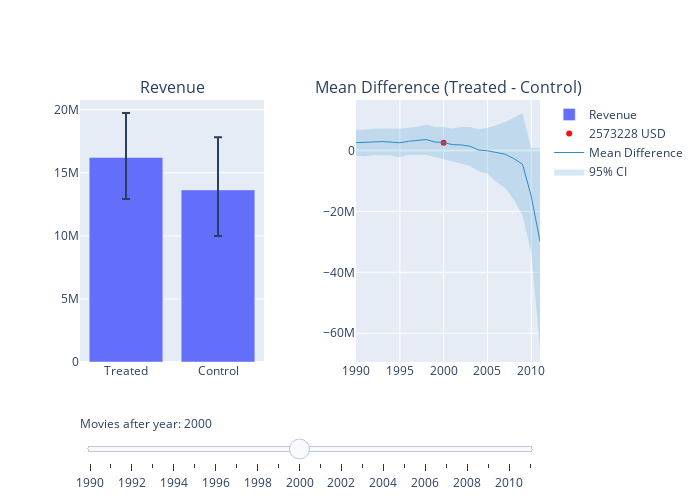

Notebook code for this chart:
### Code cell
# Create figure
fig = make_subplots(rows=1, 
       cols=2, 
       start_cell="bottom-left", 
       subplot_titles=('Revenue','Mean Difference (Treated - Control)'),
       horizontal_spacing  = 0.2)

# 0.5

# Add traces, one for each slider step
for idx in range(22):
    fig.add_trace(go.Bar(
        visible=False,
        name='Revenue',
        x=['Treated', 'Control'], y=[treated_mean[idx], control_mean[idx]],
        error_y=dict(type='data', array=[treated_ci_upper[idx], control_ci_upper[idx]], arrayminus=[treated_ci_lower[idx], control_ci_lower[idx]]),
    ),row=1, col=1
)
    
for idx, threshold in enumerate(np.arange(1990, 2012)):
    fig.add_trace(
        go.Scatter(
            visible=False,
            name=str(round(mean_diffs[idx])) + ' USD',
            line=dict(color="#FB0D0D", width=15),
            x=[threshold],
            y=[mean_diffs[idx]],
            mode="markers"
        ), row=1, col=2
    )

fig.add_trace(
    go.Scatter(
        visible=True,
        line=dict(color='rgba(47, 138, 196, 1)', width=1),
        x=np.arange(1990, 2012),
        y=mean_diffs,
        name="Mean Difference",
        mode="lines"
    ), row=1, col=2
)

# add 95% CI
fig.add_trace(
    go.Scatter(
        visible=True,
        x=[i for i in range(1990, 2012)]+ [i for i in range(1990, 2012)][::-1], # x, then x reversed
        y=mean_diffs_ci_upper+mean_diffs_ci_lower[::-1], # upper, then lower reversed
        fill='toself',
        fillcolor="rgba(47, 138, 196, 0.2)",
        line=dict(color='rgba(255,255,255,0)'),
        hoverinfo="skip",
        name='95% CI',
        showlegend=True
    ), row=1, col=2
)

# Make 10th trace visible
fig.data[10].visible = True
fig.data[32].visible = True
fig.data[44].visible = True
fig.data[45].visible = True


# Create and add slider
steps = []
for idx, year in enumerate(np.arange(1990, 2012)):
    step = dict(
        method="update",
        args=[{"visible": [False] * len(fig.data)}],  # layout attribute
        label=str(year)  # update the label to remove "step"
    )
    step["args"][0]["visible"][idx] = True  
    step["args"][0]["visible"][idx + 22] = True 
    step["args"][0]["visible"][44] = True 
    step["args"][0]["visible"][45] = True 
    steps.append(step)
    
    sliders = [dict(
    active= 10,
    currentvalue={"prefix": "Movies after year: "}, 
    pad={"t": 50},
    steps=steps
)]


fig.update_layout(
    width=700,
    height=500,
    sliders=sliders
)


fig.show()
fig.write_html("./plots/mean_difference_gender_1.html")

### Figure 1 — Plotly figure (JSON) as saved in the notebook; plotly's stock layout.template omitted (floating-point values rounded to 4 significant figures)
{"data": [{"error_y": {"array": [3010000.0, 3409000.0], "arrayminus": [2827000.0, 2967000.0], "type": "data"}, "name": "Revenue", "type": "bar", "visible": false, "x": ["Treated", "Control"], "xaxis": "x", "y": [16030000.0, 13470000.0], "yaxis": "y"}, {"error_y": {"array": [2954000.0, 3346000.0], "arrayminus": [2800000.0, 3059000.0], "type": "data"}, "name": "Revenue", "type": "bar", "visible": false, "x": ["Treated", "Control"], "xaxis": "x", "y": [16090000.0, 13520000.0], "yaxis": "y"}, {"error_y": {"array": [3022000.0, 3382000.0], "arrayminus": [2797000.0, 3049000.0], "type": "data"}, "name": "Revenue", "type": "bar", "visible": false, "x": ["Treated", "Control"], "xaxis": "x", "y": [16170000.0, 13360000.0], "yaxis": "y"}, {"error_y": {"array": [3073000.0, 3410000.0], "arrayminus": [2897000.0, 3099000.0], "type": "data"}, "name": "Revenue", "type": "bar", "visible": false, "x": ["Treated", "Control"], "xaxis": "x", "y": [16480000.0, 13550000.0], "yaxis": "y"}, {"error_y": {"array": [3095000.0, 3442000.0], "arrayminus": [2848000.0, 3095000.0], "type": "data"}, "name": "Revenue", "type": "bar", "visible": false, "x": ["Treated", "Control"], "xaxis": "x", "y": [16440000.0, 13610000.0], "yaxis": "y"}, {"error_y": {"array": [3146000.0, 3764000.0], "arrayminus": [2907000.0, 3311000.0], "type": "data"}, "name": "Revenue", "type": "bar", "visible": false, "x": ["Treated", "Control"], "xaxis": "x", "y": [16580000.0, 14040000.0], "yaxis": "y"}, {"error_y": {"array": [3113000.0, 3393000.0], "arrayminus": [2895000.0, 3094000.0], "type": "data"}, "name": "Revenue", "type": "bar", "visible": false, "x": ["Treated", "Control"], "xaxis": "x", "y": [16520000.0, 13490000.0], "yaxis": "y"}, {"error_y": {"array": [3271000.0, 3592000.0], "arrayminus": [2952000.0, 3286000.0], "type": "data"}, "name": "Revenue", "type": "bar", "visible": false, "x": ["Treated", "Control"], "xaxis": "x", "y": [16750000.0, 13550000.0], "yaxis": "y"}, {"error_y": {"array": [3379000.0, 3828000.0], "arrayminus": [3248000.0, 3403000.0], "type": "data"}, "name": "Revenue", "type": "bar", "visible": false, "x": ["Treated", "Control"], "xaxis": "x", "y": [16930000.0, 13340000.0], "yaxis": "y"}, {"error_y": {"array": [3504000.0, 3844000.0], "arrayminus": [3236000.0, 3440000.0], "type": "data"}, "name": "Revenue", "type": "bar", "visible": false, "x": ["Treated", "Control"], "xaxis": "x", "y": [16340000.0, 13540000.0], "yaxis": "y"}, {"error_y": {"array": [3516000.0, 4168000.0], "arrayminus": [3304000.0, 3660000.0], "type": "data"}, "name": "Revenue", "type": "bar", "visible": true, "x": ["Treated", "Control"], "xaxis": "x", "y": [16220000.0, 13640000.0], "yaxis": "y"}, {"error_y": {"array": [3612000.0, 4494000.0], "arrayminus": [3347000.0, 3914000.0], "type": "data"}, "name": "Revenue", "type": "bar", "visible": false, "x": ["Treated", "Control"], "xaxis": "x", "y": [15980000.0, 14050000.0], "yaxis": "y"}, {"error_y": {"array": [3930000.0, 4938000.0], "arrayminus": [3655000.0, 4311000.0], "type": "data"}, "name": "Revenue", "type": "bar", "visible": false, "x": ["Treated", "Control"], "xaxis": "x", "y": [16220000.0, 14400000.0], "yaxis": "y"}, {"error_y": {"array": [4396000.0, 5122000.0], "arrayminus": [3921000.0, 4586000.0], "type": "data"}, "name": "Revenue", "type": "bar", "visible": false, "x": ["Treated", "Control"], "xaxis": "x", "y": [16320000.0, 14910000.0], "yaxis": "y"}, {"error_y": {"array": [4695000.0, 5464000.0], "arrayminus": [4252000.0, 4934000.0], "type": "data"}, "name": "Revenue", "type": "bar", "visible": false, "x": ["Treated", "Control"], "xaxis": "x", "y": [15680000.0, 15550000.0], "yaxis": "y"}, {"error_y": {"array": [4982000.0, 6365000.0], "arrayminus": [4489000.0, 5514000.0], "type": "data"}, "name": "Revenue", "type": "bar", "visible": false, "x": ["Treated", "Control"], "xaxis": "x", "y": [16050000.0, 16150000.0], "yaxis": "y"}, {"error_y": {"array": [6037000.0, 7717000.0], "arrayminus": [5291000.0, 6796000.0], "type": "data"}, "name": "Revenue", "type": "bar", "visible": false, "x": ["Treated", "Control"], "xaxis": "x", "y": [18160000.0, 18830000.0], "yaxis": "y"}, {"error_y": {"array": [7270000.0, 9007000.0], "arrayminus": [6148000.0, 7716000.0], "type": "data"}, "name": "Revenue", "type": "bar", "visible": false, "x": ["Treated", "Control"], "xaxis": "x", "y": [18670000.0, 19880000.0], "yaxis": "y"}, {"error_y": {"array": [9127000.0, 10980000.0], "arrayminus": [7347000.0, 9708000.0], "type": "data"}, "name": "Revenue", "type": "bar", "visible": false, "x": ["Treated", "Control"], "xaxis": "x", "y": [18430000.0, 21070000.0], "yaxis": "y"}, {"error_y": {"array": [11630000.0, 13260000.0], "arrayminus": [9533000.0, 11510000.0], "type": "data"}, "name": "Revenue", "type": "bar", "visible": false, "x": ["Treated", "Control"], "xaxis": "x", "y": [20900000.0, 25390000.0], "yaxis": "y"}, {"error_y": {"array": [6360000.0, 17370000.0], "arrayminus": [5340000.0, 14910000.0], "type": "data"}, "name": "Revenue", "type": "bar", "visible": false, "x": ["Treated", "Control"], "xaxis": "x", "y": [13240000.0, 28220000.0], "yaxis": "y"}, {"error_y": {"array": [10430000.0, 33860000.0], "arrayminus": [8589000.0, 29890000.0], "type": "data"}, "name": "Revenue", "type": "bar", "visible": false, "x": ["Treated", "Control"], "xaxis": "x", "y": [15100000.0, 44940000.0], "yaxis": "y"}, {"line": {"color": "#FB0D0D", "width": 15}, "mode": "markers", "name": "2566247 USD", "type": "scatter", "visible": false, "x": [1990], "xaxis": "x2", "y": [2566000.0], "yaxis": "y2"}, {"line": {"color": "#FB0D0D", "width": 15}, "mode": "markers", "name": "2567334 USD", "type": "scatter", "visible": false, "x": [1991], "xaxis": "x2", "y": [2567000.0], "yaxis": "y2"}, {"line": {"color": "#FB0D0D", "width": 15}, "mode": "markers", "name": "2808195 USD", "type": "scatter", "visible": false, "x": [1992], "xaxis": "x2", "y": [2808000.0], "yaxis": "y2"}, {"line": {"color": "#FB0D0D", "width": 15}, "mode": "markers", "name": "2933676 USD", "type": "scatter", "visible": false, "x": [1993], "xaxis": "x2", "y": [2934000.0], "yaxis": "y2"}, {"line": {"color": "#FB0D0D", "width": 15}, "mode": "markers", "name": "2821834 USD", "type": "scatter", "visible": false, "x": [1994], "xaxis": "x2", "y": [2822000.0], "yaxis": "y2"}, {"line": {"color": "#FB0D0D", "width": 15}, "mode": "markers", "name": "2544042 USD", "type": "scatter", "visible": false, "x": [1995], "xaxis": "x2", "y": [2544000.0], "yaxis": "y2"}, {"line": {"color": "#FB0D0D", "width": 15}, "mode": "markers", "name": "3025648 USD", "type": "scatter", "visible": false, "x": [1996], "xaxis": "x2", "y": [3026000.0], "yaxis": "y2"}, {"line": {"color": "#FB0D0D", "width": 15}, "mode": "markers", "name": "3204335 USD", "type": "scatter", "visible": false, "x": [1997], "xaxis": "x2", "y": [3204000.0], "yaxis": "y2"}, {"line": {"color": "#FB0D0D", "width": 15}, "mode": "markers", "name": "3594427 USD", "type": "scatter", "visible": false, "x": [1998], "xaxis": "x2", "y": [3594000.0], "yaxis": "y2"}, {"line": {"color": "#FB0D0D", "width": 15}, "mode": "markers", "name": "2793788 USD", "type": "scatter", "visible": false, "x": [1999], "xaxis": "x2", "y": [2794000.0], "yaxis": "y2"}, {"line": {"color": "#FB0D0D", "width": 15}, "mode": "markers", "name": "2573228 USD", "type": "scatter", "visible": true, "x": [2000], "xaxis": "x2", "y": [2573000.0], "yaxis": "y2"}, {"line": {"color": "#FB0D0D", "width": 15}, "mode": "markers", "name": "1936464 USD", "type": "scatter", "visible": false, "x": [2001], "xaxis": "x2", "y": [1936000.0], "yaxis": "y2"}, {"line": {"color": "#FB0D0D", "width": 15}, "mode": "markers", "name": "1824547 USD", "type": "scatter", "visible": false, "x": [2002], "xaxis": "x2", "y": [1825000.0], "yaxis": "y2"}, {"line": {"color": "#FB0D0D", "width": 15}, "mode": "markers", "name": "1408925 USD", "type": "scatter", "visible": false, "x": [2003], "xaxis": "x2", "y": [1409000.0], "yaxis": "y2"}, {"line": {"color": "#FB0D0D", "width": 15}, "mode": "markers", "name": "132010 USD", "type": "scatter", "visible": false, "x": [2004], "xaxis": "x2", "y": [132000.0], "yaxis": "y2"}, {"line": {"color": "#FB0D0D", "width": 15}, "mode": "markers", "name": "-96133 USD", "type": "scatter", "visible": false, "x": [2005], "xaxis": "x2", "y": [-96130.0], "yaxis": "y2"}, {"line": {"color": "#FB0D0D", "width": 15}, "mode": "markers", "name": "-670373 USD", "type": "scatter", "visible": false, "x": [2006], "xaxis": "x2", "y": [-670400.0], "yaxis": "y2"}, {"line": {"color": "#FB0D0D", "width": 15}, "mode": "markers", "name": "-1208623 USD", "type": "scatter", "visible": false, "x": [2007], "xaxis": "x2", "y": [-1209000.0], "yaxis": "y2"}, {"line": {"color": "#FB0D0D", "width": 15}, "mode": "markers", "name": "-2638359 USD", "type": "scatter", "visible": false, "x": [2008], "xaxis": "x2", "y": [-2638000.0], "yaxis": "y2"}, {"line": {"color": "#FB0D0D", "width": 15}, "mode": "markers", "name": "-4495645 USD", "type": "scatter", "visible": false, "x": [2009], "xaxis": "x2", "y": [-4496000.0], "yaxis": "y2"}, {"line": {"color": "#FB0D0D", "width": 15}, "mode": "markers", "name": "-14978937 USD", "type": "scatter", "visible": false, "x": [2010], "xaxis": "x2", "y": [-14980000.0], "yaxis": "y2"}, {"line": {"color": "#FB0D0D", "width": 15}, "mode": "markers", "name": "-29839973 USD", "type": "scatter", "visible": false, "x": [2011], "xaxis": "x2", "y": [-29840000.0], "yaxis": "y2"}, {"line": {"color": "rgba(47, 138, 196, 1)", "width": 1}, "mode": "lines", "name": "Mean Difference", "type": "scatter", "visible": true, "x": [1990, 1991, 1992, 1993, 1994, 1995, 1996, 1997, 1998, 1999, 2000, 2001, 2002, 2003, 2004, 2005, 2006, 2007, 2008, 2009, 2010, 2011], "xaxis": "x2", "y": [2566000.0, 2567000.0, 2808000.0, 2934000.0, 2822000.0, 2544000.0, 3026000.0, 3204000.0, 3594000.0, 2794000.0, 2573000.0, 1936000.0, 1825000.0, 1409000.0, 132000.0, -96130.0, -670400.0, -1209000.0, -2638000.0, -4496000.0, -14980000.0, -29840000.0], "yaxis": "y2"}, {"fill": "toself", "fillcolor": "rgba(47, 138, 196, 0.2)", "hoverinfo": "skip", "line": {"color": "rgba(255,255,255,0)"}, "name": "95% CI", "showlegend": true, "type": "scatter", "visible": true, "x": [1990, 1991, 1992, 1993, 1994, 1995, 1996, 1997, 1998, 1999, 2000, 2001, 2002, 2003, 2004, 2005, 2006, 2007, 2008, 2009, 2010, 2011, 2011, 2010, 2009, 2008, 2007, 2006, 2005, 2004, 2003, 2002, 2001, 2000, 1999, 1998, 1997, 1996, 1995, 1994, 1993, 1992, 1991, 1990], "xaxis": "x2", "y": [6779000.0, 6779000.0, 7110000.0, 7218000.0, 7254000.0, 7122000.0, 7388000.0, 7789000.0, 8492000.0, 7752000.0, 7700000.0, 7239000.0, 7742000.0, 7714000.0, 6938000.0, 7465000.0, 8266000.0, 9333000.0, 10780000.0, 12270000.0, 847300.0, 756300.0, -65130000.0, -33410000.0, -21260000.0, -16100000.0, -12190000.0, -10240000.0, -7669000.0, -6817000.0, -5101000.0, -4365000.0, -3644000.0, -2679000.0, -2139000.0, -1358000.0, -1482000.0, -1433000.0, -2181000.0, -1645000.0, -1590000.0, -1535000.0, -1919000.0, -1733000.0], "yaxis": "y2"}], "layout": {"annotations": [{"font": {"size": 16}, "showarrow": false, "text": "Revenue", "x": 0.2, "xanchor": "center", "xref": "paper", "y": 1, "yanchor": "bottom", "yref": "paper"}, {"font": {"size": 16}, "showarrow": false, "text": "Mean Difference (Treated - Control)", "x": 0.8, "xanchor": "center", "xref": "paper", "y": 1, "yanchor": "bottom", "yref": "paper"}], "height": 500, "sliders": [{"active": 10, "currentvalue": {"prefix": "Movies after year: "}, "pad": {"t": 50}, "steps": [{"args": [{"visible": [true, false, false, false, false, false, false, false, false, false, false, false, false, false, false, false, false, false, false, false, false, false, true, false, false, false, false, false, false, false, false, false, false, false, false, false, false, false, false, false, false, false, false, false, true, true]}], "label": "1990", "method": "update"}, {"args": [{"visible": [false, true, false, false, false, false, false, false, false, false, false, false, false, false, false, false, false, false, false, false, false, false, false, true, false, false, false, false, false, false, false, false, false, false, false, false, false, false, false, false, false, false, false, false, true, true]}], "label": "1991", "method": "update"}, {"args": [{"visible": [false, false, true, false, false, false, false, false, false, false, false, false, false, false, false, false, false, false, false, false, false, false, false, false, true, false, false, false, false, false, false, false, false, false, false, false, false, false, false, false, false, false, false, false, true, true]}], "label": "1992", "method": "update"}, {"args": [{"visible": [false, false, false, true, false, false, false, false, false, false, false, false, false, false, false, false, false, false, false, false, false, false, false, false, false, true, false, false, false, false, false, false, false, false, false, false, false, false, false, false, false, false, false, false, true, true]}], "label": "1993", "method": "update"}, {"args": [{"visible": [false, false, false, false, true, false, false, false, false, false, false, false, false, false, false, false, false, false, false, false, false, false, false, false, false, false, true, false, false, false, false, false, false, false, false, false, false, false, false, false, false, false, false, false, true, true]}], "label": "1994", "method": "update"}, {"args": [{"visible": [false, false, false, false, false, true, false, false, false, false, false, false, false, false, false, false, false, false, false, false, false, false, false, false, false, false, false, true, false, false, false, false, false, false, false, false, false, false, false, false, false, false, false, false, true, true]}], "label": "1995", "method": "update"}, {"args": [{"visible": [false, false, false, false, false, false, true, false, false, false, false, false, false, false, false, false, false, false, false, false, false, false, false, false, false, false, false, false, true, false, false, false, false, false, false, false, false, false, false, false, false, false, false, false, true, true]}], "label": "1996", "method": "update"}, {"args": [{"visible": [false, false, false, false, false, false, false, true, false, false, false, false, false, false, false, false, false, false, false, false, false, false, false, false, false, false, false, false, false, true, false, false, false, false, false, false, false, false, false, false, false, false, false, false, true, true]}], "label": "1997", "method": "update"}, {"args": [{"visible": [false, false, false, false, false, false, false, false, true, false, false, false, false, false, false, false, false, false, false, false, false, false, false, false, false, false, false, false, false, false, true, false, false, false, false, false, false, false, false, false, false, false, false, false, true, true]}], "label": "1998", "method": "update"}, {"args": [{"visible": [false, false, false, false, false, false, false, false, false, true, false, false, false, false, false, false, false, false, false, false, false, false, false, false, false, false, false, false, false, false, false, true, false, false, false, false, false, false, false, false, false, false, false, false, true, true]}], "label": "1999", "method": "update"}, {"args": [{"visible": [false, false, false, false, false, false, false, false, false, false, true, false, false, false, false, false, false, false, false, false, false, false, false, false, false, false, false, false, false, false, false, false, true, false, false, false, false, false, false, false, false, false, false, false, true, true]}], "label": "2000", "method": "update"}, {"args": [{"visible": [false, false, false, false, false, false, false, false, false, false, false, true, false, false, false, false, false, false, false, false, false, false, false, false, false, false, false, false, false, false, false, false, false, true, false, false, false, false, false, false, false, false, false, false, true, true]}], "label": "2001", "method": "update"}, {"args": [{"visible": [false, false, false, false, false, false, false, false, false, false, false, false, true, false, false, false, false, false, false, false, false, false, false, false, false, false, false, false, false, false, false, false, false, false, true, false, false, false, false, false, false, false, false, false, true, true]}], "label": "2002", "method": "update"}, {"args": [{"visible": [false, false, false, false, false, false, false, false, false, false, false, false, false, true, false, false, false, false, false, false, false, false, false, false, false, false, false, false, false, false, false, false, false, false, false, true, false, false, false, false, false, false, false, false, true, true]}], "label": "2003", "method": "update"}, {"args": [{"visible": [false, false, false, false, false, false, false, false, false, false, false, false, false, false, true, false, false, false, false, false, false, false, false, false, false, false, false, false, false, false, false, false, false, false, false, false, true, false, false, false, false, false, false, false, true, true]}], "label": "2004", "method": "update"}, {"args": [{"visible": [false, false, false, false, false, false, false, false, false, false, false, false, false, false, false, true, false, false, false, false, false, false, false, false, false, false, false, false, false, false, false, false, false, false, false, false, false, true, false, false, false, false, false, false, true, true]}], "label": "2005", "method": "update"}, {"args": [{"visible": [false, false, false, false, false, false, false, false, false, false, false, false, false, false, false, false, true, false, false, false, false, false, false, false, false, false, false, false, false, false, false, false, false, false, false, false, false, false, true, false, false, false, false, false, true, true]}], "label": "2006", "method": "update"}, {"args": [{"visible": [false, false, false, false, false, false, false, false, false, false, false, false, false, false, false, false, false, true, false, false, false, false, false, false, false, false, false, false, false, false, false, false, false, false, false, false, false, false, false, true, false, false, false, false, true, true]}], "label": "2007", "method": "update"}, {"args": [{"visible": [false, false, false, false, false, false, false, false, false, false, false, false, false, false, false, false, false, false, true, false, false, false, false, false, false, false, false, false, false, false, false, false, false, false, false, false, false, false, false, false, true, false, false, false, true, true]}], "label": "2008", "method": "update"}, {"args": [{"visible": [false, false, false, false, false, false, false, false, false, false, false, false, false, false, false, false, false, false, false, true, false, false, false, false, false, false, false, false, false, false, false, false, false, false, false, false, false, false, false, false, false, true, false, false, true, true]}], "label": "2009", "method": "update"}, {"args": [{"visible": [false, false, false, false, false, false, false, false, false, false, false, false, false, false, false, false, false, false, false, false, true, false, false, false, false, false, false, false, false, false, false, false, false, false, false, false, false, false, false, false, false, false, true, false, true, true]}], "label": "2010", "method": "update"}, {"args": [{"visible": [false, false, false, false, false, false, false, false, false, false, false, false, false, false, false, false, false, false, false, false, false, true, false, false, false, false, false, false, false, false, false, false, false, false, false, false, false, false, false, false, false, false, false, true, true, true]}], "label": "2011", "method": "update"}]}], "width": 700, "xaxis": {"anchor": "y", "autorange": true, "domain": [0, 0.4], "range": [-0.5, 1.5], "type": "category"}, "xaxis2": {"anchor": "y2", "autorange": true, "domain": [0.6, 1], "range": [1990, 2011], "type": "linear"}, "yaxis": {"anchor": "x", "autorange": true, "domain": [0, 1], "range": [0, 20770000.0], "type": "linear"}, "yaxis2": {"anchor": "x2", "autorange": true, "domain": [0, 1], "range": [-69430000.0, 16570000.0], "type": "linear"}}}
